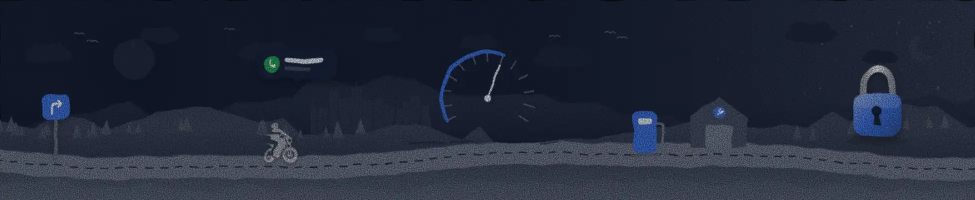
#> input picture img/onb/scene-dark.webp, 1950 x 400 px, found by its file name (shown at 1/2 size)
$ python scene_night.py
#> lines starting #> are read from the running program, lines starting #| are printed output that depends on the picture
# Paper dark onboarding art: recolour the navy night scene to warm lamplight tones,
# keeping saturated bits (the blue turn sign, accents, the green call dot) as they are.
import numpy as np
from PIL import Image
src = np.asarray(Image.open('img/onb/scene-dark.webp').convert('RGB')).astype(np.float32) / 255
mx, mn = src.max(2), src.min(2)
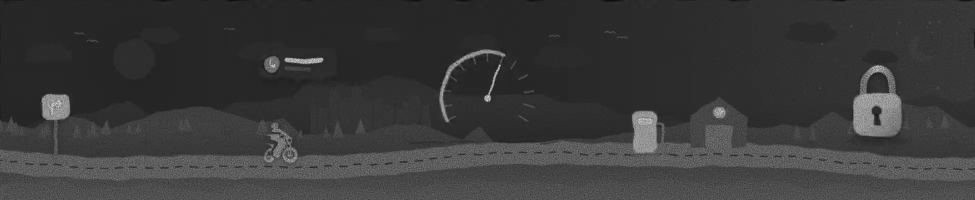
#> mx: shape (400, 1950) float32 (shown at 1/2 size); min 0.0392, max 0.984, mean 0.228
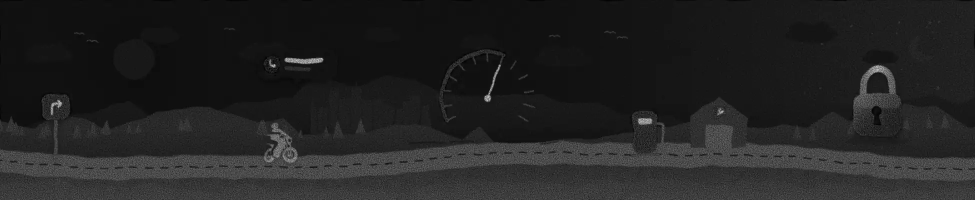
#> mn: shape (400, 1950) float32 (shown at 1/2 size); min 0, max 0.898, mean 0.137
sat = np.where(mx > 0, (mx - mn) / np.maximum(mx, 1e-6), 0)
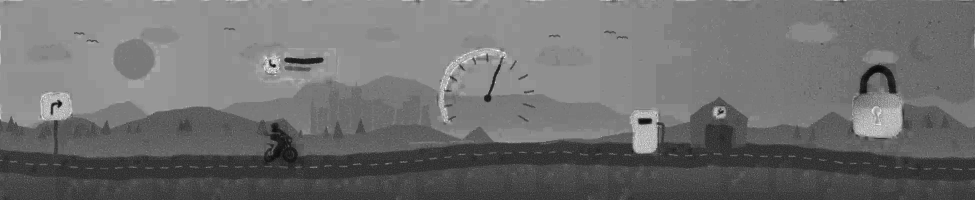
#> sat: shape (400, 1950) float32 (shown at 1/2 size); min 0.0269, max 1, mean 0.434
lum = src @ np.array([.2126, .7152, .0722], np.float32)
# Warm ramp from the page colour up to paper white (Paper dark: bg #1E1B17, ink #EDE5D6).
lo, hi = np.array([0x1A, 0x17, 0x13]) / 255, np.array([0xED, 0xE5, 0xD6]) / 255
t = np.clip((lum - .02) / .9, 0, 1) ** .9
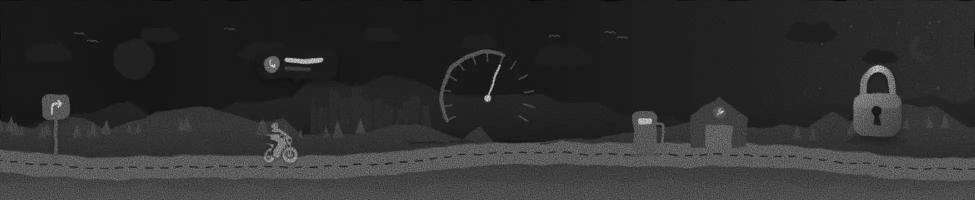
#> t: shape (400, 1950) float32 (shown at 1/2 size); min 0, max 1, mean 0.188
warm = lo + (hi - lo) * t[..., None]
# Keep strongly coloured, reasonably bright pixels (sign, accents); recolour the navy wash.
keep = np.clip((sat - .45) / .2, 0, 1) * np.clip((mx - .3) / .15, 0, 1)
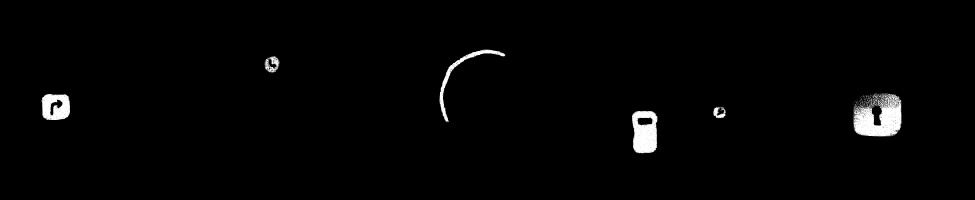
#> keep: shape (400, 1950) float32 (shown at 1/2 size); min 0, max 1, mean 0.0172
out = warm * (1 - keep[..., None]) + src * keep[..., None]
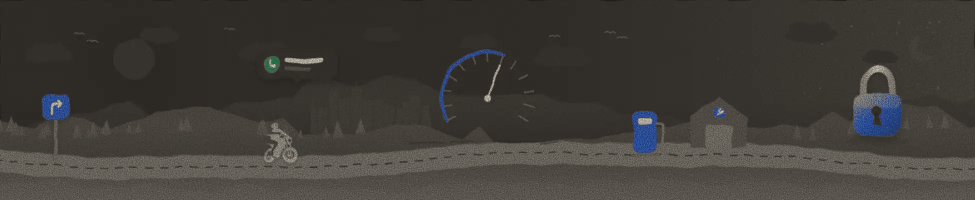
#> out: shape (400, 1950, 3) float64 (shown at 1/2 size); mean of channels 0, 1, 2 0.254, 0.241, 0.222; drawn as R, G, B
Image.fromarray((out * 255).round().astype(np.uint8)).save('img/onb/scene-night.webp', quality=62, method=6)
print('ok')

$ run again, with img/onb/link-dark.webp copied over img/onb/scene-dark.webp
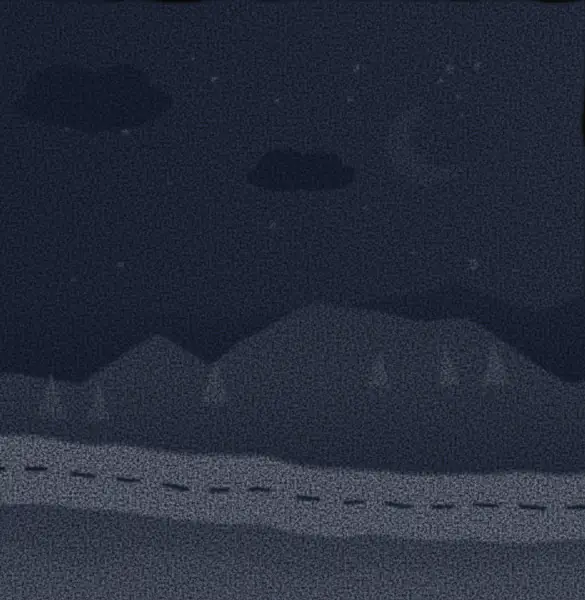
#> input picture img/onb/link-dark.webp, 585 x 600 px, found by its file name
#> `mx, mn = src.max(2), src.min(2)`:
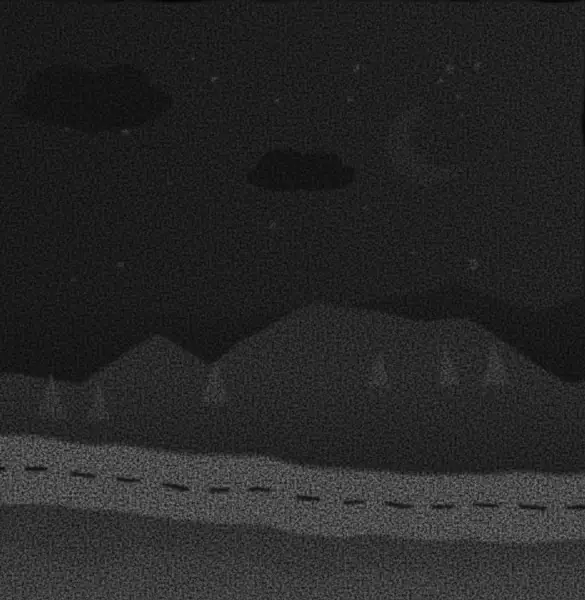
#> mn: shape (600, 585) float32; min 0.00392, max 0.482, mean 0.152
#> `sat = np.where(mx > 0, (mx - mn) / np.maximum(mx, 1e-6), 0)`:
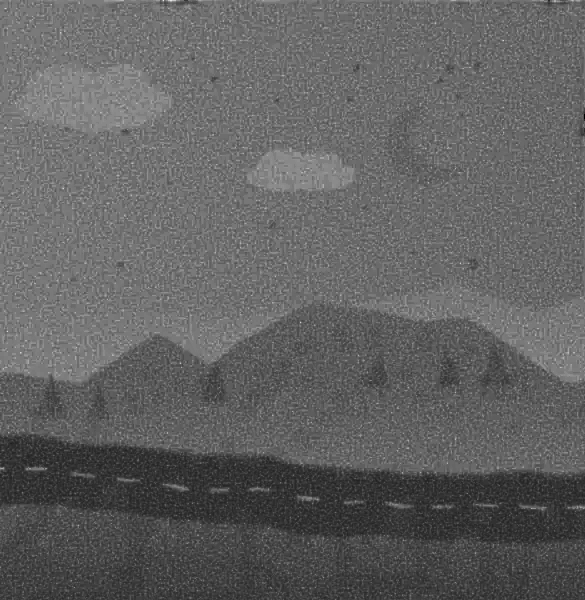
#> sat: shape (600, 585) float32; min 0, max 0.9, mean 0.384
#> keep: shape (600, 585) float32; every value is 0
